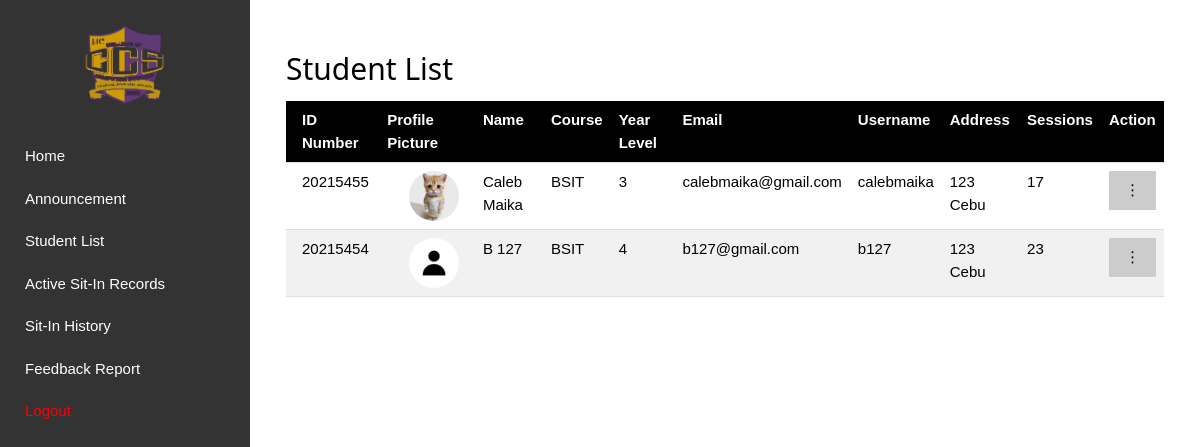
The page /admin/studentlist (signed in) on the database as committed earlier.
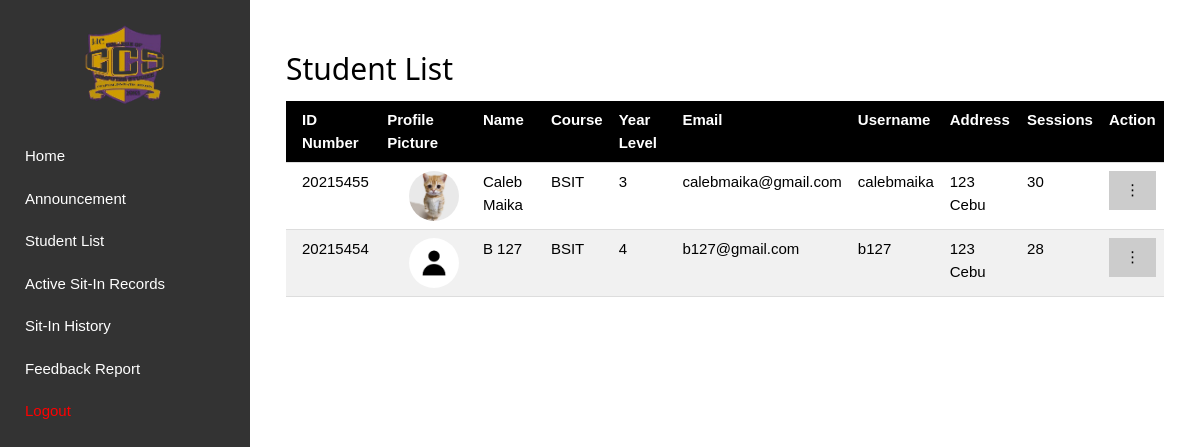
The same page on the database as committed later.
### tables this page shows
CREATE TABLE registration(
IDNO int primary key,
Lastname text,
Firstname text,
Midname text,
Course varchar(8),
Year_level varchar(1),
email text,
username text unique,
password text, address text, sessions INTEGER DEFAULT 30, profile_pic TEXT);

### main.py (the view)
@app.route('/admin/studentlist')
def admin_studentlist():
    if 'admin_username' not in session:
        flash("You must log in as an admin to access this page.", "error")
        return redirect(url_for('admin_login'))
    conn = get_db()
    cursor = conn.cursor()
    cursor.execute("SELECT * FROM registration")
    students = cursor.fetchall()
    close_db(conn)
    return render_template('admin_studentlist.html', students=students)

### main.py (called while the page is built)
def get_db():
    conn = sqlite3.connect(DATABASE)
    conn.row_factory = sqlite3.Row
    return conn

@app.after_request
def after_request(response):
    response.headers['Cache-Control'] = 'no-cache, no-store, must-revalidate'
    return response

### templates/admin_studentlist.html (shortened to what this page needs)
{% extends 'admin_base.html' %}
{% block content %}
<div class="w3-container w3-margin-top">
    <h2>Student List</h2>
    <table class="w3-table w3-bordered w3-striped">
        <thead>
            <tr class="w3-black">
                <th>ID Number</th>
                <th>Profile Picture</th>
                <th>Name</th>
                <th>Course</th>
                <th>Year Level</th>
                <th>Email</th>
                <th>Username</th>
                <th>Address</th>
                <th>Sessions</th>
                <th>Action</th>
            </tr>
        </thead>
        <tbody>
            {% for student in students %}
            <tr>
                <td>{{ student.IDNO }}</td>
                <td style="padding-left: 30px;">
                    <img src="{{ url_for('static', filename='uploads/' + (student.profile_pic if student.profile_pic else 'default.png')) }}"
                         alt="Profile Picture"
                         style="width: 50px; height: 50px; object-fit: cover; border-radius: 50%;">
                </td>
                <td>{{ student.Firstname }} {{ student.Midname }} {{ student.Lastname }}</td>
                <td>{{ student.Course }}</td>
                <td>{{ student.Year_level }}</td>
                <td>{{ student.email }}</td>
                <td>{{ student.username }}</td>
                <td>{{ student.address }}</td>
                <td>{{ student.sessions }}</td>
                <td>
                    <div class="w3-dropdown-hover">
                        <button class="w3-button w3-round">⋮</button>
                    </div>
                </td>
            </tr>
            {% endfor %}
        </tbody>
    </table>
</div>
{% endblock %}

Rows that differ between the two databases and show on the page:
changed registration "Caleb": sessions "17" → "30"
changed registration "b127@gmail.com": sessions "23" → "28"
